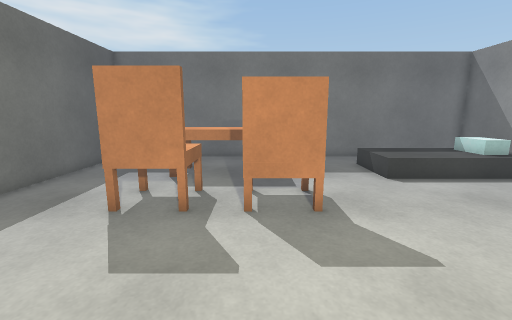
view 1 (above)

14 first-person views from a walk through a Unity game level. The camera is 1.2 m above the floor, tilts 10° down and sees 90° across. The floor is counted in squares, 0.5 m on a side. Each view is taken from the middle of a square. On the plan, view 1 faces up. The plan holds only what a view shows up to about 17 squares ahead; the rest is blank. The player is left out.

view 2
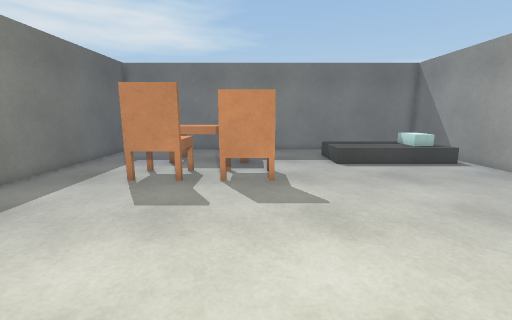

view 3
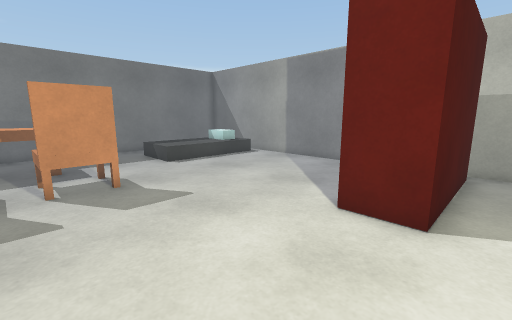

view 4
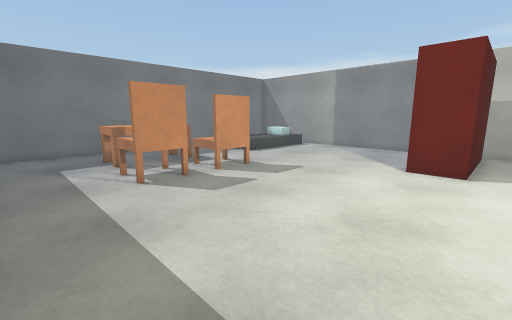

view 5
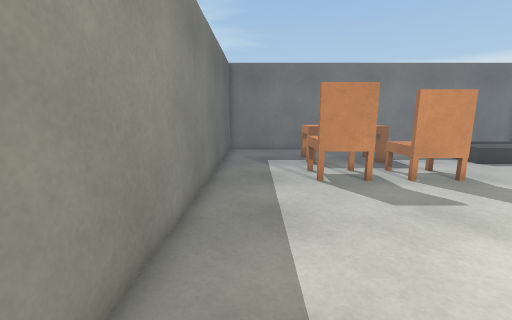

view 6
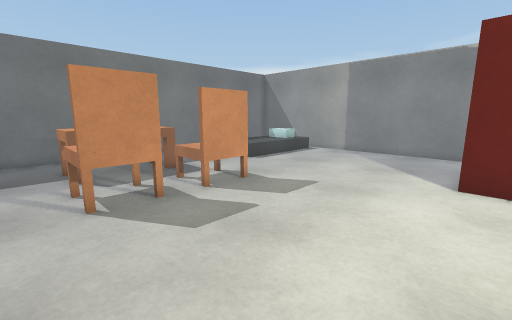

view 7
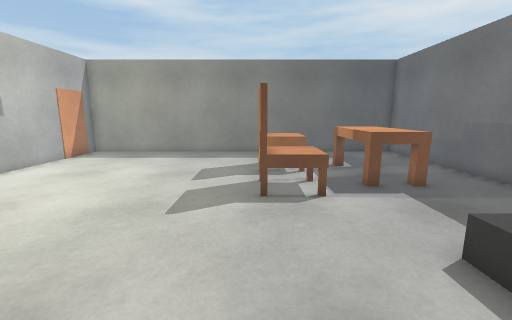

view 8
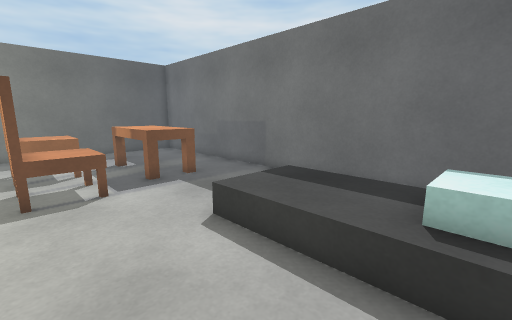

view 9
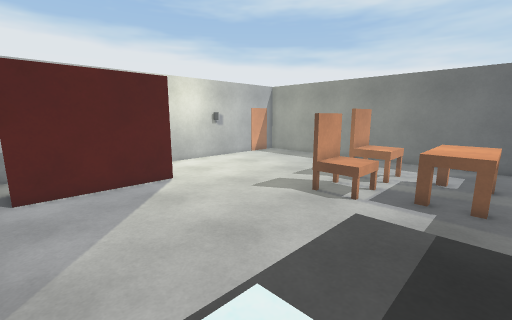

view 10
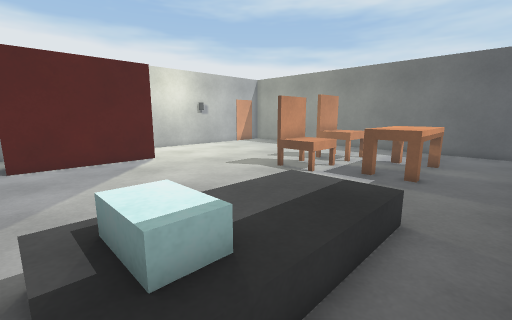

view 11
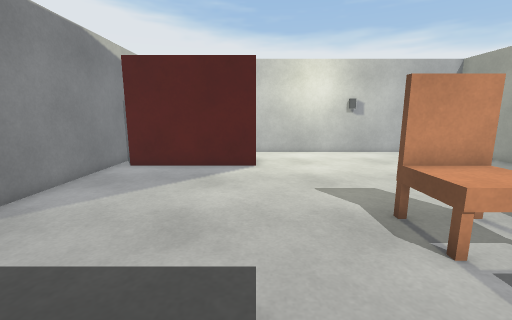

view 12
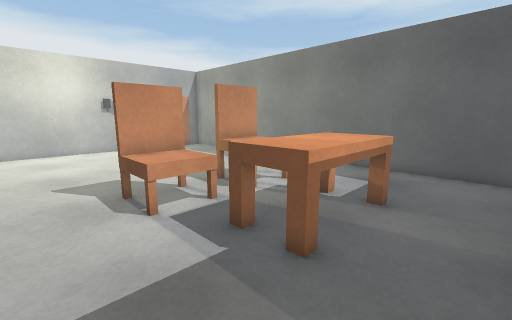

view 13
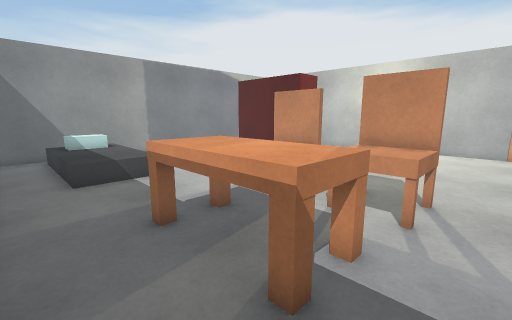

view 14
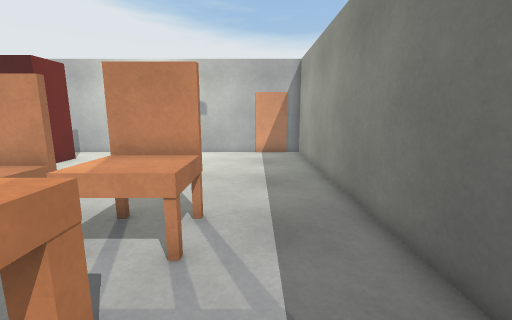

### Floor plan
Key: @ floor where view 1 was taken; # wall or solid block; . main floor; : floor 0.5 m higher than the main floor; / step, stairs or slope; O other object.
Columns run from 8 left of view 1 to 12 right of it. Each row starts with its distance up from view 1.
 15 #####################
 14 #...................#
 13 #...................#
 12 #....OOOO..../:::///#
 11 #....OOOOO.../:::///#
 10 #....OOOOO.../:::///#
  9 #...................#
  8 #...OOO.OOO.........#
  7 #...OOO.OOO.........#
  6 #...OOO.OOO.........#
  5 #...................#
  4 #...................#
  3 #...................#
  2 #...................#
  1 #...................#
  0 #.......@....########
 -1 #............########
 -2 #............########
 -3 #...................#
 -4 #..............

Positions as (right, up) in squares from view 1, and headings:
1: (0, 0), facing up
2: (1, -3), facing up
3: (-1, -3), facing up-right
4: (-7, -3), facing up-right
5: (-6, -3), facing up
6: (-5, -1), facing up-right
7: (9, 6), facing left
8: (10, 6), facing up-left
9: (11, 12), facing down-left
10: (11, 14), facing down-left
11: (5, 12), facing down
12: (4, 14), facing down-left
13: (-5, 14), facing down-right
14: (-5, 12), facing down
